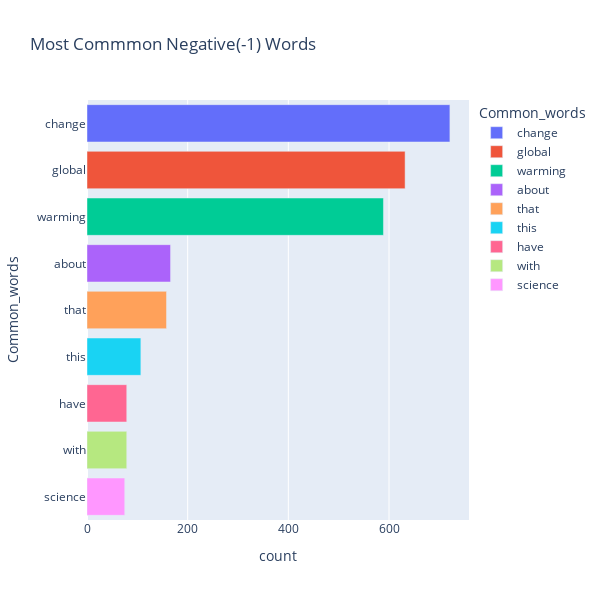

The notebook cell this image was saved under:
### Code cell
fig = px.bar(negative, x="count", y="Common_words", title='Most Commmon Negative(-1) Words', orientation='h', 
             width=600, height=600,color='Common_words')
fig.show()

### Figure 1 — Plotly figure (JSON) as saved in the notebook; plotly's stock layout.template omitted (floating-point values rounded to 4 significant figures)
{"data": [{"alignmentgroup": "True", "hovertemplate": "Common_words=%{y}<br>count=%{x}<extra></extra>", "legendgroup": "change", "marker": {"color": "#636efa"}, "name": "change", "offsetgroup": "change", "orientation": "h", "showlegend": true, "textposition": "auto", "type": "bar", "x": [721], "xaxis": "x", "y": ["change"], "yaxis": "y"}, {"alignmentgroup": "True", "hovertemplate": "Common_words=%{y}<br>count=%{x}<extra></extra>", "legendgroup": "global", "marker": {"color": "#EF553B"}, "name": "global", "offsetgroup": "global", "orientation": "h", "showlegend": true, "textposition": "auto", "type": "bar", "x": [632], "xaxis": "x", "y": ["global"], "yaxis": "y"}, {"alignmentgroup": "True", "hovertemplate": "Common_words=%{y}<br>count=%{x}<extra></extra>", "legendgroup": "warming", "marker": {"color": "#00cc96"}, "name": "warming", "offsetgroup": "warming", "orientation": "h", "showlegend": true, "textposition": "auto", "type": "bar", "x": [589], "xaxis": "x", "y": ["warming"], "yaxis": "y"}, {"alignmentgroup": "True", "hovertemplate": "Common_words=%{y}<br>count=%{x}<extra></extra>", "legendgroup": "about", "marker": {"color": "#ab63fa"}, "name": "about", "offsetgroup": "about", "orientation": "h", "showlegend": true, "textposition": "auto", "type": "bar", "x": [166], "xaxis": "x", "y": ["about"], "yaxis": "y"}, {"alignmentgroup": "True", "hovertemplate": "Common_words=%{y}<br>count=%{x}<extra></extra>", "legendgroup": "that", "marker": {"color": "#FFA15A"}, "name": "that", "offsetgroup": "that", "orientation": "h", "showlegend": true, "textposition": "auto", "type": "bar", "x": [158], "xaxis": "x", "y": ["that"], "yaxis": "y"}, {"alignmentgroup": "True", "hovertemplate": "Common_words=%{y}<br>count=%{x}<extra></extra>", "legendgroup": "this", "marker": {"color": "#19d3f3"}, "name": "this", "offsetgroup": "this", "orientation": "h", "showlegend": true, "textposition": "auto", "type": "bar", "x": [107], "xaxis": "x", "y": ["this"], "yaxis": "y"}, {"alignmentgroup": "True", "hovertemplate": "Common_words=%{y}<br>count=%{x}<extra></extra>", "legendgroup": "have", "marker": {"color": "#FF6692"}, "name": "have", "offsetgroup": "have", "orientation": "h", "showlegend": true, "textposition": "auto", "type": "bar", "x": [79], "xaxis": "x", "y": ["have"], "yaxis": "y"}, {"alignmentgroup": "True", "hovertemplate": "Common_words=%{y}<br>count=%{x}<extra></extra>", "legendgroup": "with", "marker": {"color": "#B6E880"}, "name": "with", "offsetgroup": "with", "orientation": "h", "showlegend": true, "textposition": "auto", "type": "bar", "x": [79], "xaxis": "x", "y": ["with"], "yaxis": "y"}, {"alignmentgroup": "True", "hovertemplate": "Common_words=%{y}<br>count=%{x}<extra></extra>", "legendgroup": "science", "marker": {"color": "#FF97FF"}, "name": "science", "offsetgroup": "science", "orientation": "h", "showlegend": true, "textposition": "auto", "type": "bar", "x": [75], "xaxis": "x", "y": ["science"], "yaxis": "y"}], "layout": {"barmode": "relative", "height": 600, "legend": {"title": {"text": "Common_words"}, "tracegroupgap": 0}, "title": {"text": "Most Commmon Negative(-1) Words"}, "width": 600, "xaxis": {"anchor": "y", "domain": [0, 1], "title": {"text": "count"}}, "yaxis": {"anchor": "x", "categoryarray": ["science", "with", "have", "this", "that", "about", "warming", "global", "change"], "categoryorder": "array", "domain": [0, 1], "title": {"text": "Common_words"}}}}
